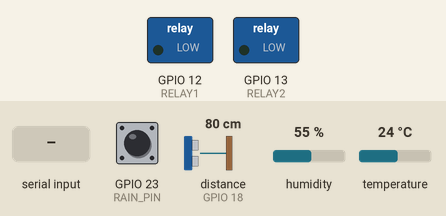
The program below on a simulated ESP32. On the bench: switched loads named in the program (green lamp = pin HIGH). Wiring (inferred from the names in the program): ultrasonic range finder: trigger GPIO 5; echo GPIO 18. The inputs (shaded band) are chosen by the test bench; at power-on: GPIO 23 (RAIN_PIN) HIGH, distance to the obstacle (sensor on GPIO 18) 80 cm, humidity 55 %, temperature 24 °C. The echo pulse lasts 58.3 µs per cm; pins used as bus, display or sensor lines are not drawn; what the program prints to the serial monitor is not drawn.

Above: at 2.8 s.
2.9 s: "targetTemp," received over the second serial link
At 5.5 s:
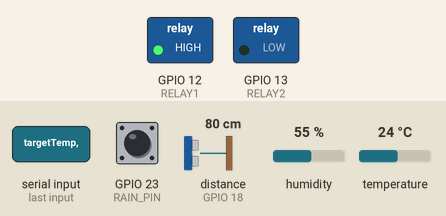
7.2 s: "doorOpen," received over the second serial link
10.2 s: "90,45," received over the second serial link
Timing chart, 0 to 13.2 s (numbered marks = the images above; inputs shaded):
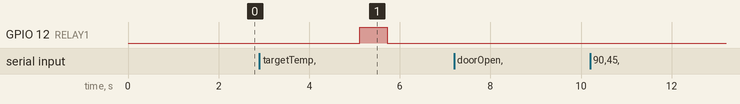

Measured:
- after the input at 2.9 s, GPIO 12 (RELAY1): LOW → HIGH after 2.2 s, → LOW 0.60 s later
- after the input at 7.2 s, every drawn part: stays the same
- after the input at 10.2 s, every drawn part: stays the same

The program:

main.cpp
```cpp
// (licence header left out)
#include <Arduino.h>
#include <DHT.h>
#include <Stepper.h>
#include "../include/uartcom.h"

//DHT
#define DHTPIN 4
#define DHTTYPE DHT11
DHT dht(DHTPIN, DHTTYPE);

//UART definitions
#define RX_PIN 16
#define TX_PIN 17

//ultra sonic sensor
const int trigPin = 5;
const int echoPin = 18;
long duration;
float distanceCm;
float distanceInch;

//rain sensor
#define RAIN_PIN 23
#define POWER_PIN 21

//define sound speed in cm/uS
#define SOUND_SPEED 0.034
#define CM_TO_INCH 0.393701


//steps per revolution for stepper motor
const int stepsPerRevolution = 2048;
const int stepperSpeed = 5;

//pins for Stepper motor
#define IN1 32
#define IN2 33
#define IN3 25
#define IN4 26

//pin for relay
#define RELAY1 12
#define RELAY2 13

//initialized stepper
Stepper myStepper(stepsPerRevolution, IN1, IN3, IN2, IN4);

//state memory
int oldOpen = 0;
int temp;

void setup() {

  myStepper.setSpeed(stepperSpeed);
  //serial setup
  Serial.begin(115200);
  //dht setup
  dht.begin();
  //ultra sonic sensor setup
  pinMode(trigPin, OUTPUT); // Sets the trigPin as an Output
  pinMode(echoPin, INPUT); // Sets the echoPin as an Input

  //begin serial for communication with central board
  Serial2.begin(115200, SERIAL_8N1, RX_PIN, TX_PIN);

  //set pin modes for rain sensor
  pinMode(POWER_PIN, OUTPUT);
  pinMode(RAIN_PIN, INPUT);

  //leds
  pinMode(RELAY1, OUTPUT);
  pinMode(RELAY2, OUTPUT);
}

void loop() {
  temp = dht.readTemperature(true);
  int humidity = dht.readHumidity();
  Serial.print("Humidity: ");
  Serial.print(humidity);
  Serial.print("%  |  Temp: ");
  Serial.print(temp);
  Serial.print("°F");

  //sonic
  // Clears the trigPin
  digitalWrite(trigPin, LOW);
  delayMicroseconds(2);
  // Sets the trigPin on HIGH state for 10 micro seconds
  digitalWrite(trigPin, HIGH);
  delayMicroseconds(10);
  digitalWrite(trigPin, LOW);

  // Reads the echoPin, returns the sound wave travel time in microseconds
  duration = pulseIn(echoPin, HIGH);

  // Calculate the distance
  distanceCm = duration * SOUND_SPEED/2;

  // Convert to inches
  distanceInch = distanceCm * CM_TO_INCH;

  // Prints the distance in the Serial Monitor
  Serial.print("Distance (cm): ");
  Serial.println(distanceCm);
  Serial.print("Distance (inch): ");
  Serial.println(distanceInch);

  bool food;
  bool water;
  if (distanceInch > 1.5)
  {
    food = 0;
  }
  else food = 1;

  //rain sensor
  digitalWrite(POWER_PIN, HIGH);
  delay(10);
  water = !digitalRead(RAIN_PIN); //1 means dry here
  Serial.printf("Wata: %d", water);

  //Serial2.printf("%d,%d,%d,%d\n", temp, humidity,food, water);
  //Serial2.print("Hello World!");
  Serial2.printf("{\"temp\":%d,\"humidity\":%d,\"food\":%d,\"water\":%d}\n",
               temp, humidity, food, water);


  if(Serial2.available())
  {
    String commandType = Serial2.readStringUntil(',');
    Serial.printf("Command Type: %s\n", commandType);
    int commandValue = Serial2.readStringUntil('\n').toInt();
    Serial.printf("Command value: %d\n", commandValue);

    if (commandType == "doorOpen")
    {
      if(commandValue == 0 && commandValue != oldOpen)
      {
        Serial.println("Closing door");
        myStepper.step(-stepsPerRevolution);
        oldOpen = commandValue;
      }
      else if(commandValue == 1 && commandValue != oldOpen)
      {
        Serial.println("Opening door");
        myStepper.step(stepsPerRevolution);
        oldOpen = commandValue;
      }
      else Serial.println("Door unchanged");
    }
    else if (commandType == "targetTemp")
    {
      if (commandValue > temp)
      {
        Serial.println("Turning on heater");
         digitalWrite(RELAY2, HIGH);
         delay(600);
         digitalWrite(RELAY2, LOW);
      }
      else if (commandValue < temp)
      {
        Serial.println("Turning on Fan");
        digitalWrite(RELAY1, HIGH);
        delay(600);
        digitalWrite(RELAY1, LOW);
      }
    }
  }


  delay(2000);


}
```

uartcom.h
```cpp
#pragma once

#include <Arduino.h>

// ---------- Data Structures ----------

// Sent FROM peripheral → central
struct SensorData {
  uint8_t type;
  uint8_t door_status;
  int16_t temp;
  int16_t humidity;
  uint8_t food;
  uint8_t water;
};

// Sent FROM central → peripheral
struct CommandData {
  uint8_t command;
  uint8_t door_status;
  int16_t temperature;
};

// Compile-time size checks
static_assert(sizeof(SensorData) == 8, "SensorData size mismatch");
static_assert(sizeof(CommandData) == 4, "CommandData size mismatch");

// ---------- API ----------

void uart_link_begin(
  int uart_num,
  uint32_t baudrate,
  int rx_pin,
  int tx_pin
);

bool uart_send_sensor(const SensorData& data);
bool uart_read_sensor(SensorData& data);

bool uart_send_command(const CommandData& cmd);
bool uart_read_command(CommandData& cmd);
```

uartcom.cpp
```cpp
#include "uartcom.h"

static HardwareSerial* uart = nullptr;

void uart_link_begin(
  int uart_num,
  uint32_t baudrate,
  int rx_pin,
  int tx_pin
) {
  uart = new HardwareSerial(uart_num);
  uart->begin(baudrate, SERIAL_8N1, rx_pin, tx_pin);
}

// ---------- SensorData ----------

bool uart_send_sensor(const SensorData& data) {
  if (!uart) return false;
  uart->write(reinterpret_cast<const uint8_t*>(&data), sizeof(data));
  return true;
}

bool uart_read_sensor(SensorData& data) {
  if (!uart) return false;
  if (uart->available() < sizeof(SensorData)) return false;

  uart->readBytes(reinterpret_cast<uint8_t*>(&data), sizeof(data));
  return true;
}

// ---------- CommandData ----------

bool uart_send_command(const CommandData& cmd) {
  if (!uart) return false;
  uart->write(reinterpret_cast<const uint8_t*>(&cmd), sizeof(cmd));
  return true;
}

bool uart_read_command(CommandData& cmd) {
  if (!uart) return false;
  if (uart->available() < sizeof(CommandData)) return false;

  uart->readBytes(reinterpret_cast<uint8_t*>(&cmd), sizeof(cmd));
  return true;
}
```
